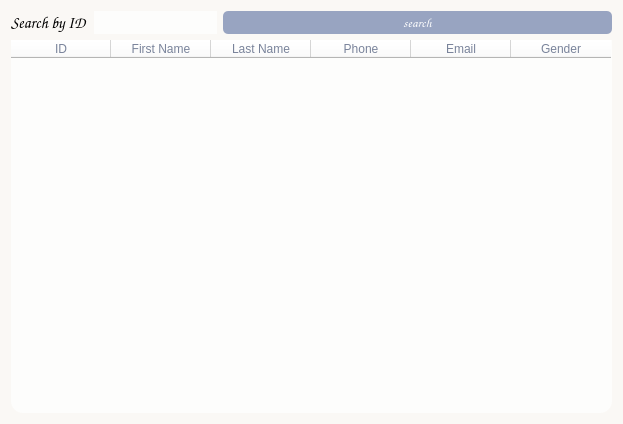
<?xml version="1.0" encoding="UTF-8"?>
<ui version="4.0">
 <class>Memberlist</class>
 <widget class="QDialog" name="Memberlist">
  <property name="geometry">
   <rect>
    <x>0</x>
    <y>0</y>
    <width>623</width>
    <height>424</height>
   </rect>
  </property>
  <property name="windowTitle">
   <string>Dialog</string>
  </property>
  <property name="styleSheet">
   <string notr="true">background-color: rgb(250, 248, 245);</string>
  </property>
  <layout class="QGridLayout" name="gridLayout">
   <item row="0" column="0">
    <layout class="QFormLayout" name="formLayout">
     <item row="0" column="0">
      <layout class="QHBoxLayout" name="horizontalLayout">
       <item>
        <widget class="QLabel" name="label">
         <property name="font">
          <font>
           <family>Comic Sans MS</family>
           <pointsize>12</pointsize>
          </font>
         </property>
         <property name="text">
          <string>Search by ID</string>
         </property>
        </widget>
       </item>
       <item>
        <widget class="QLineEdit" name="searchLineEdit">
         <property name="sizePolicy">
          <sizepolicy hsizetype="Expanding" vsizetype="Preferred">
           <horstretch>0</horstretch>
           <verstretch>0</verstretch>
          </sizepolicy>
         </property>
         <property name="font">
          <font>
           <family>Comic Sans MS</family>
           <pointsize>12</pointsize>
          </font>
         </property>
         <property name="styleSheet">
          <string notr="true">color: rgb(121, 131, 154);
background-color: rgb(253, 253, 252);
border-radius: 12px;</string>
         </property>
        </widget>
       </item>
      </layout>
     </item>
     <item row="0" column="1">
      <widget class="QPushButton" name="searchButton">
       <property name="sizePolicy">
        <sizepolicy hsizetype="Expanding" vsizetype="Preferred">
         <horstretch>0</horstretch>
         <verstretch>0</verstretch>
        </sizepolicy>
       </property>
       <property name="font">
        <font>
         <family>Comic Sans MS</family>
         <pointsize>10</pointsize>
        </font>
       </property>
       <property name="cursor">
        <cursorShape>PointingHandCursor</cursorShape>
       </property>
       <property name="styleSheet">
        <string notr="true">color: rgb(255, 255, 255);
background-color: rgb(152, 164, 193);
border-radius: 5px;
</string>
       </property>
       <property name="text">
        <string>search</string>
       </property>
      </widget>
     </item>
     <item row="1" column="0" colspan="2">
      <widget class="QTableWidget" name="tableWidget">
       <property name="font">
        <font>
         <family>Comic Sans MS</family>
         <pointsize>10</pointsize>
         <italic>false</italic>
         <bold>false</bold>
        </font>
       </property>
       <property name="styleSheet">
        <string notr="true">color: rgb(121, 131, 154);
background-color: rgb(253, 253, 252);
border-radius: 12px;
font: 10pt &quot;Comic Sans MS&quot;;</string>
       </property>
       <column>
        <property name="text">
         <string>ID</string>
        </property>
       </column>
       <column>
        <property name="text">
         <string>First Name</string>
        </property>
       </column>
       <column>
        <property name="text">
         <string>Last Name</string>
        </property>
       </column>
       <column>
        <property name="text">
         <string>Phone</string>
        </property>
       </column>
       <column>
        <property name="text">
         <string>Email</string>
        </property>
       </column>
       <column>
        <property name="text">
         <string>Gender</string>
        </property>
       </column>
      </widget>
     </item>
    </layout>
   </item>
  </layout>
 </widget>
 <resources/>
 <connections/>
</ui>
